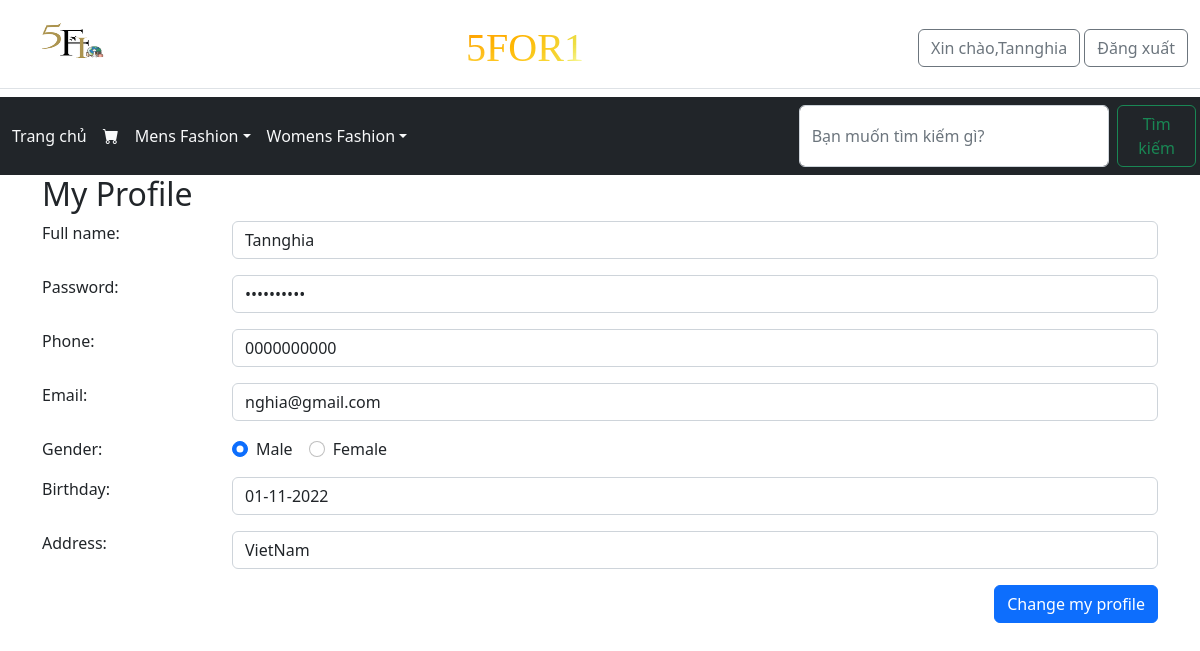
The page /profile.php (signed in) on the database its author committed.
### tables this page shows
CREATE TABLE `user` (
  `user_id` int(6) NOT NULL,
  `email` varchar(40) NOT NULL,
  `fullname` varchar(40) NOT NULL,
  `gender` tinyint(1) NOT NULL,
  `address` varchar(200) DEFAULT NULL,
  `password` varchar(100) NOT NULL,
  `role` varchar(10) NOT NULL,
  `phone` varchar(10) NOT NULL,
  `birthday` date NOT NULL
);

### profile.php (the view, shortened to what this page needs)
<?php
include_once 'header.php';
    $user_id = $_SESSION['userid'];
    $sql = "SELECT * FROM user where user_id=$user_id ";
    $re = $dblink->query($sql);
    if($re->num_rows<2):
        while($row = $re->fetch_assoc()):
            $birthday =date('d-m-Y',strtotime($row['birthday']));
?>
    <body>
        <div class="container">
            <h2>My Profile</h2>
            <form action="" id="form1" name="form1" method="post" class="needs-validation">
                <div class="row pb-3">
                    <label for="fullname" class="col-md-2 col-form-lable">Full name:</label>
                    <div class="col-md-10">
                        <input type="text" name="fullname" id="fullname" readonly required class="form-control"
                            placeholder="Enter your full name" value="<?=$row['fullname']?>">
                    </div>
                </div>
                <div class="row pb-3">
                    <label for="pass" class="col-md-2 col-form-lable">Password:</label>
                    <div class="col-md-10">
                        <input type="password" name="pass" id="pass" readonly required class="form-control"
                            placeholder="Enter your password" value="<?=$row['password']?>">
                    </div>
                </div>
                <div class="row pb-3">
                    <label for="phone" class="col-md-2 col-form-lable">Phone:</label>
                    <div class="col-md-10">
                        <input type="text" name="phone" id="phone" readonly required class="form-control"
                            placeholder="Enter your phone" value="<?=$row['phone']?>">
                    </div>
                </div>
                <div class="row pb-3">
                    <label for="email" class="col-md-2 col-form-lable">Email:</label>
                    <div class="col-md-10">
                        <input type="text" name="email" id="email" readonly required class="form-control"
                            placeholder="Enter your email" value="<?=$row['email']?>">
                    </div>
                </div>
                <div class="row pb-3">
                    <label for="gender" readonly class="col-md-2 col-form-lable">Gender:</label>
                    <div class="col-md-10 d-flex">
                        <div class="form-check pe-3 my-auto">
                            <input type="radio" name="gender" id="maleRd" class="form-check-input"  value="1"
                                <?= isset($row['gender'])==1?"checked":""?>>
                            <label for="maleRd" class="form-check-label">Male</label>
                        </div>
                        <div class="form-check my-auto">
                            <input type="radio" name="gender" id="femaleRd" class="form-check-input"  value="0"
                                <?= isset($row['gender'])==0?"checked":""?>>
                            <label for="femaleRd" class="form-check-label">Female</label>
                        </div>
                    </div>
                </div>
                <div class="row pb-3">
                    <label for="birthday" class="col-md-2 col-form-lable">Birthday:</label>
                    <div class="col-md-10">
                    <input type="text" name="address" id="address" readonly required class="form-control"
                            placeholder="Enter your address" value="<?=$birthday?>">
                    </div>
                </div>
                <div class="row pb-3">
                    <label for="address" class="col-md-2 col-form-lable">Address:</label>
                    <div class="col-md-10">
                        <input type="text" name="address" id="address" readonly required class="form-control"
                            placeholder="Enter your address" value="<?=$row['address']?>">
                    </div>
                </div>
                <?php
endwhile;
else:
echo "Error, user id has exist!";
endif;
?>
                <div class="row pb-3 ms-auto">
                    <div class="col-md-12 d-flex justify-content-end">
                        <button onclick="window.location.href='Update_profile.php'" type="button" class="btn btn-primary">
                        Change my profile</button>
                    </div>
                </div>
            </form>
        </div>
    </body>

### ASM.css (style rules this page uses)
body { margin: 0; padding: 0; font-family: 'Raleway', sans-serif; background-color: #000; }

### rows shown on the page
user: fullname "Tannghia", phone "0000000000", email "nghia@gmail.com", gender "☑ Male", gender "☐ Female", address "01-11-2022", address "VietNam"

### other values the page prints
$_SESSION['user_name'] "Tannghia"
$row1[0] "Mens Fashion"
$row1[0] "Womens Fashion"
